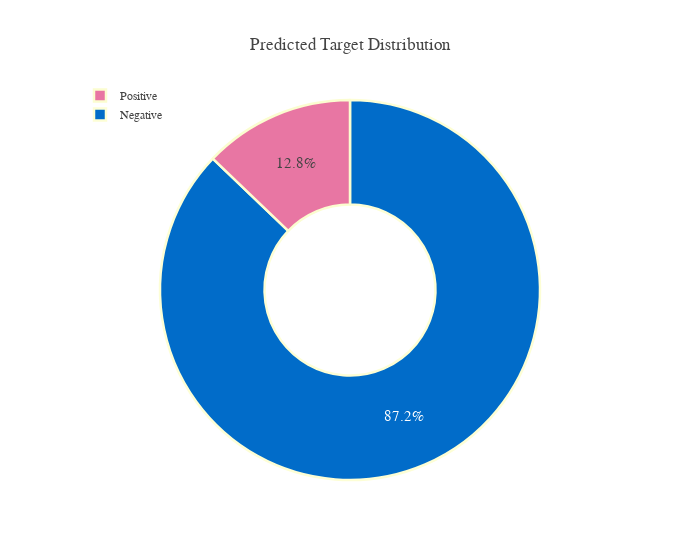

This figure's notebook cell:
### Code cell
# test_df = pd.DataFrame({Config.row_id: test[Config.row_id], 'prediction': test_predictions})

df = pd.DataFrame(data={'Target':test_df[Config.target].apply(lambda x: 1 if x>0.25 else 0)})
df = df.Target.value_counts(normalize=True)
df.rename(index={1:'Positive', 0:'Negative'}, inplace=True)

#pal, color=['#016CC9','#DEB078'], ['#8DBAE2','#EDD3B3']
fig=go.Figure()

fig.add_trace(go.Pie(labels=df.index, values=df*100, hole=.45,
                     showlegend=True,sort=False,
                     marker=dict(colors=color_palette['Bin'],line=dict(color=pal,width=2.5)),
                     hovertemplate = "%{label}: %{value:.2f}%<extra></extra>"))

fig.update_layout(template=plotly_template, title='Predicted Target Distribution',
                  legend=dict(traceorder='reversed',y=1.05,x=0),
                  uniformtext_minsize=15, uniformtext_mode='hide',width=700)
fig.show()

### Figure 1 — Plotly figure (JSON) as saved in the notebook; plotly's stock layout.template omitted (floating-point values rounded to 4 significant figures)
{"data": [{"hole": 0.45, "hovertemplate": "%{label}: %{value:.2f}%<extra></extra>", "labels": ["Negative", "Positive"], "marker": {"colors": ["#016CC9", "#E876A3"], "line": {"color": ["#fdfed5", "#fbfdd0", "#f9fdcb", "#f7fcc6", "#f4fbc1", "#f2fabc", "#f0f9b7", "#edf8b2", "#eaf7b1", "#e6f5b2", "#e1f3b2", "#dcf1b2", "#d7efb3", "#d3eeb3", "#ceecb3", "#c9eab4", "#c4e8b4", "#bbe4b5", "#b2e1b6", "#a9ddb7", "#a0dab8", "#97d6b9", "#8ed3ba", "#85cfba", "#7ecdbb", "#76cabc", "#6fc7bd", "#67c4be", "#5fc1c0", "#57bec1", "#50bbc2", "#48b9c3", "#40b5c4", "#3db2c4", "#39adc3", "#34a9c3", "#2fa4c2", "#2b9fc2", "#269bc1", "#2296c1", "#1d91c0", "#1d8dbe", "#1e86bb", "#1f80b8", "#1f7ab5", "#2073b2", "#216daf", "#2166ac", "#2260a9", "#225ca7", "#2356a4", "#2351a2", "#234c9f", "#24479d", "#24419a", "#243c98", "#253795", "#243392", "#21308b", "#1d2e83", "#192b7c", "#162874", "#12256d", "#0e2265", "#0b1f5e"], "width": 2.5}}, "showlegend": true, "sort": false, "type": "pie", "values": [87.16, 12.84]}], "layout": {"legend": {"traceorder": "reversed", "x": 0, "y": 1.05}, "title": {"text": "Predicted Target Distribution"}, "uniformtext": {"minsize": 15, "mode": "hide"}, "width": 700}}
